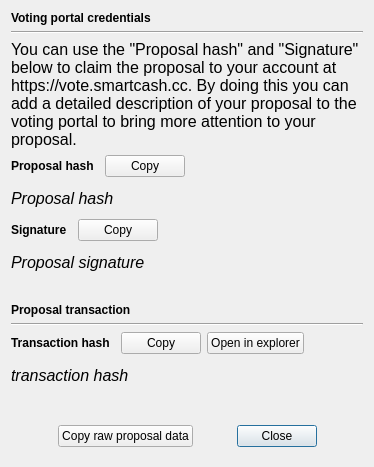
<?xml version="1.0" encoding="UTF-8"?>
<ui version="4.0">
 <class>ProposalDetailDialog</class>
 <widget class="QDialog" name="ProposalDetailDialog">
  <property name="geometry">
   <rect>
    <x>0</x>
    <y>0</y>
    <width>374</width>
    <height>467</height>
   </rect>
  </property>
  <property name="sizePolicy">
   <sizepolicy hsizetype="Preferred" vsizetype="Preferred">
    <horstretch>0</horstretch>
    <verstretch>0</verstretch>
   </sizepolicy>
  </property>
  <property name="windowTitle">
   <string>Create new Smartnode</string>
  </property>
  <layout class="QVBoxLayout" name="verticalLayout_4">
   <item>
    <widget class="QLabel" name="label">
     <property name="sizePolicy">
      <sizepolicy hsizetype="Preferred" vsizetype="Maximum">
       <horstretch>0</horstretch>
       <verstretch>0</verstretch>
      </sizepolicy>
     </property>
     <property name="font">
      <font>
       <weight>75</weight>
       <bold>true</bold>
      </font>
     </property>
     <property name="text">
      <string>Voting portal credentials</string>
     </property>
    </widget>
   </item>
   <item>
    <widget class="Line" name="line">
     <property name="orientation">
      <enum>Qt::Horizontal</enum>
     </property>
    </widget>
   </item>
   <item>
    <widget class="QLabel" name="label_3">
     <property name="font">
      <font>
       <pointsize>12</pointsize>
      </font>
     </property>
     <property name="text">
      <string>You can use the &quot;Proposal hash&quot; and &quot;Signature&quot; below to claim the proposal to your account at https://vote.smartcash.cc. By doing this you can add a detailed description of your proposal to the voting portal to bring more attention to your proposal.</string>
     </property>
     <property name="wordWrap">
      <bool>true</bool>
     </property>
     <property name="openExternalLinks">
      <bool>false</bool>
     </property>
    </widget>
   </item>
   <item>
    <layout class="QVBoxLayout" name="verticalLayout">
     <item>
      <layout class="QHBoxLayout" name="horizontalLayout">
       <item>
        <widget class="QLabel" name="label_2">
         <property name="sizePolicy">
          <sizepolicy hsizetype="Maximum" vsizetype="Preferred">
           <horstretch>0</horstretch>
           <verstretch>0</verstretch>
          </sizepolicy>
         </property>
         <property name="font">
          <font>
           <weight>75</weight>
           <bold>true</bold>
          </font>
         </property>
         <property name="text">
          <string>Proposal hash</string>
         </property>
        </widget>
       </item>
       <item>
        <spacer name="horizontalSpacer_8">
         <property name="orientation">
          <enum>Qt::Horizontal</enum>
         </property>
         <property name="sizeType">
          <enum>QSizePolicy::Fixed</enum>
         </property>
         <property name="sizeHint" stdset="0">
          <size>
           <width>5</width>
           <height>20</height>
          </size>
         </property>
        </spacer>
       </item>
       <item>
        <widget class="QPushButton" name="hashCopyButton">
         <property name="sizePolicy">
          <sizepolicy hsizetype="Maximum" vsizetype="Fixed">
           <horstretch>0</horstretch>
           <verstretch>0</verstretch>
          </sizepolicy>
         </property>
         <property name="text">
          <string>Copy</string>
         </property>
         <property name="autoDefault">
          <bool>false</bool>
         </property>
        </widget>
       </item>
       <item>
        <spacer name="horizontalSpacer_7">
         <property name="orientation">
          <enum>Qt::Horizontal</enum>
         </property>
         <property name="sizeHint" stdset="0">
          <size>
           <width>40</width>
           <height>20</height>
          </size>
         </property>
        </spacer>
       </item>
      </layout>
     </item>
     <item>
      <widget class="QLabel" name="hashLabel">
       <property name="font">
        <font>
         <pointsize>12</pointsize>
         <italic>true</italic>
        </font>
       </property>
       <property name="text">
        <string>Proposal hash</string>
       </property>
       <property name="alignment">
        <set>Qt::AlignLeading|Qt::AlignLeft|Qt::AlignVCenter</set>
       </property>
      </widget>
     </item>
    </layout>
   </item>
   <item>
    <layout class="QVBoxLayout" name="verticalLayout_2">
     <item>
      <layout class="QHBoxLayout" name="horizontalLayout_3">
       <item>
        <widget class="QLabel" name="label_4">
         <property name="sizePolicy">
          <sizepolicy hsizetype="Maximum" vsizetype="Preferred">
           <horstretch>0</horstretch>
           <verstretch>0</verstretch>
          </sizepolicy>
         </property>
         <property name="font">
          <font>
           <weight>75</weight>
           <bold>true</bold>
          </font>
         </property>
         <property name="text">
          <string>Signature</string>
         </property>
        </widget>
       </item>
       <item>
        <spacer name="horizontalSpacer_5">
         <property name="orientation">
          <enum>Qt::Horizontal</enum>
         </property>
         <property name="sizeType">
          <enum>QSizePolicy::Fixed</enum>
         </property>
         <property name="sizeHint" stdset="0">
          <size>
           <width>5</width>
           <height>20</height>
          </size>
         </property>
        </spacer>
       </item>
       <item>
        <widget class="QPushButton" name="sigCopyButton">
         <property name="sizePolicy">
          <sizepolicy hsizetype="Maximum" vsizetype="Fixed">
           <horstretch>0</horstretch>
           <verstretch>0</verstretch>
          </sizepolicy>
         </property>
         <property name="text">
          <string>Copy</string>
         </property>
         <property name="autoDefault">
          <bool>false</bool>
         </property>
        </widget>
       </item>
       <item>
        <spacer name="horizontalSpacer_4">
         <property name="orientation">
          <enum>Qt::Horizontal</enum>
         </property>
         <property name="sizeHint" stdset="0">
          <size>
           <width>40</width>
           <height>20</height>
          </size>
         </property>
        </spacer>
       </item>
      </layout>
     </item>
     <item>
      <widget class="QLabel" name="signatureLabel">
       <property name="font">
        <font>
         <pointsize>12</pointsize>
         <italic>true</italic>
        </font>
       </property>
       <property name="text">
        <string>Proposal signature</string>
       </property>
       <property name="alignment">
        <set>Qt::AlignLeading|Qt::AlignLeft|Qt::AlignVCenter</set>
       </property>
       <property name="wordWrap">
        <bool>false</bool>
       </property>
      </widget>
     </item>
    </layout>
   </item>
   <item>
    <spacer name="verticalSpacer">
     <property name="orientation">
      <enum>Qt::Vertical</enum>
     </property>
     <property name="sizeType">
      <enum>QSizePolicy::Fixed</enum>
     </property>
     <property name="sizeHint" stdset="0">
      <size>
       <width>20</width>
       <height>20</height>
      </size>
     </property>
    </spacer>
   </item>
   <item>
    <widget class="QLabel" name="label_6">
     <property name="sizePolicy">
      <sizepolicy hsizetype="Preferred" vsizetype="Maximum">
       <horstretch>0</horstretch>
       <verstretch>0</verstretch>
      </sizepolicy>
     </property>
     <property name="font">
      <font>
       <weight>75</weight>
       <bold>true</bold>
      </font>
     </property>
     <property name="text">
      <string>Proposal transaction</string>
     </property>
    </widget>
   </item>
   <item>
    <widget class="Line" name="line_2">
     <property name="orientation">
      <enum>Qt::Horizontal</enum>
     </property>
    </widget>
   </item>
   <item>
    <layout class="QVBoxLayout" name="verticalLayout_3">
     <item>
      <layout class="QHBoxLayout" name="horizontalLayout_4">
       <item>
        <widget class="QLabel" name="label_7">
         <property name="sizePolicy">
          <sizepolicy hsizetype="Maximum" vsizetype="Preferred">
           <horstretch>0</horstretch>
           <verstretch>0</verstretch>
          </sizepolicy>
         </property>
         <property name="font">
          <font>
           <weight>75</weight>
           <bold>true</bold>
          </font>
         </property>
         <property name="text">
          <string>Transaction hash</string>
         </property>
        </widget>
       </item>
       <item>
        <spacer name="horizontalSpacer_6">
         <property name="orientation">
          <enum>Qt::Horizontal</enum>
         </property>
         <property name="sizeType">
          <enum>QSizePolicy::Fixed</enum>
         </property>
         <property name="sizeHint" stdset="0">
          <size>
           <width>5</width>
           <height>20</height>
          </size>
         </property>
        </spacer>
       </item>
       <item>
        <widget class="QPushButton" name="txCopyButton">
         <property name="sizePolicy">
          <sizepolicy hsizetype="Maximum" vsizetype="Fixed">
           <horstretch>0</horstretch>
           <verstretch>0</verstretch>
          </sizepolicy>
         </property>
         <property name="text">
          <string>Copy</string>
         </property>
         <property name="autoDefault">
          <bool>false</bool>
         </property>
        </widget>
       </item>
       <item>
        <widget class="QPushButton" name="txExplorerButton">
         <property name="sizePolicy">
          <sizepolicy hsizetype="Maximum" vsizetype="Fixed">
           <horstretch>0</horstretch>
           <verstretch>0</verstretch>
          </sizepolicy>
         </property>
         <property name="text">
          <string>Open in explorer</string>
         </property>
        </widget>
       </item>
       <item>
        <spacer name="horizontalSpacer_2">
         <property name="orientation">
          <enum>Qt::Horizontal</enum>
         </property>
         <property name="sizeHint" stdset="0">
          <size>
           <width>40</width>
           <height>20</height>
          </size>
         </property>
        </spacer>
       </item>
      </layout>
     </item>
     <item>
      <widget class="QLabel" name="txLabel">
       <property name="font">
        <font>
         <pointsize>12</pointsize>
         <italic>true</italic>
        </font>
       </property>
       <property name="text">
        <string>transaction hash</string>
       </property>
       <property name="alignment">
        <set>Qt::AlignLeading|Qt::AlignLeft|Qt::AlignVCenter</set>
       </property>
      </widget>
     </item>
    </layout>
   </item>
   <item>
    <spacer name="verticalSpacer_2">
     <property name="orientation">
      <enum>Qt::Vertical</enum>
     </property>
     <property name="sizeType">
      <enum>QSizePolicy::Fixed</enum>
     </property>
     <property name="sizeHint" stdset="0">
      <size>
       <width>20</width>
       <height>20</height>
      </size>
     </property>
    </spacer>
   </item>
   <item>
    <widget class="QWidget" name="closeWidget" native="true">
     <property name="sizePolicy">
      <sizepolicy hsizetype="Preferred" vsizetype="Maximum">
       <horstretch>0</horstretch>
       <verstretch>0</verstretch>
      </sizepolicy>
     </property>
     <property name="minimumSize">
      <size>
       <width>0</width>
       <height>0</height>
      </size>
     </property>
     <layout class="QHBoxLayout" name="horizontalLayout_2">
      <item>
       <spacer name="horizontalSpacer_3">
        <property name="orientation">
         <enum>Qt::Horizontal</enum>
        </property>
        <property name="sizeHint" stdset="0">
         <size>
          <width>89</width>
          <height>20</height>
         </size>
        </property>
       </spacer>
      </item>
      <item>
       <widget class="QPushButton" name="copyRawProposalButton">
        <property name="text">
         <string>Copy raw proposal data</string>
        </property>
       </widget>
      </item>
      <item>
       <spacer name="horizontalSpacer_9">
        <property name="orientation">
         <enum>Qt::Horizontal</enum>
        </property>
        <property name="sizeHint" stdset="0">
         <size>
          <width>89</width>
          <height>20</height>
         </size>
        </property>
       </spacer>
      </item>
      <item>
       <widget class="QPushButton" name="closeButton">
        <property name="sizePolicy">
         <sizepolicy hsizetype="Maximum" vsizetype="Fixed">
          <horstretch>0</horstretch>
          <verstretch>0</verstretch>
         </sizepolicy>
        </property>
        <property name="text">
         <string>Close</string>
        </property>
        <property name="autoDefault">
         <bool>false</bool>
        </property>
        <property name="default">
         <bool>true</bool>
        </property>
       </widget>
      </item>
      <item>
       <spacer name="horizontalSpacer">
        <property name="orientation">
         <enum>Qt::Horizontal</enum>
        </property>
        <property name="sizeHint" stdset="0">
         <size>
          <width>88</width>
          <height>20</height>
         </size>
        </property>
       </spacer>
      </item>
     </layout>
    </widget>
   </item>
  </layout>
 </widget>
 <tabstops>
  <tabstop>closeButton</tabstop>
 </tabstops>
 <resources/>
 <connections/>
</ui>
